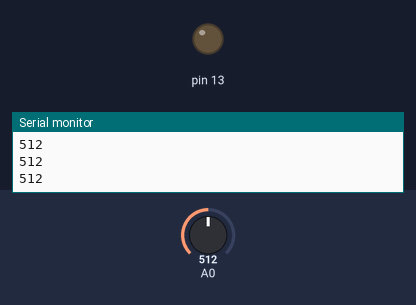
Bench run of a sketch on a simulated Arduino Uno, built with avr-gcc and run on an emulated ATmega328P. Parts: output pins drawn as LEDs (lit = HIGH), the last lines printed to the serial monitor. The test bench sets the inputs (shaded band); at power-on: A0 = 512.

Above: at 1.2 s.
1.3 s: A0 set to 309
2.8 s: A0 set to 283
At 3.7 s:
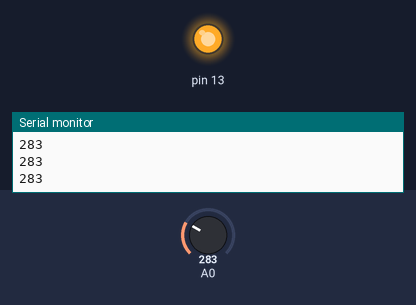
4.3 s: A0 set to 306
At 5.0 s:
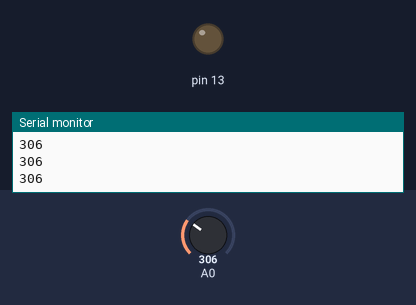
5.8 s: A0 set to 290
At 6.3 s:
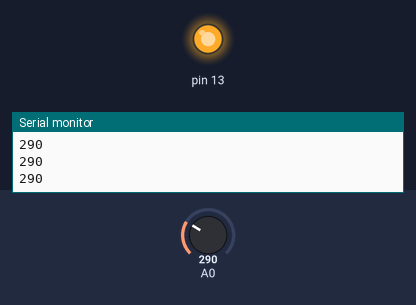
Timing chart, 0 to 8.3 s (numbered marks = the images above; inputs shaded):
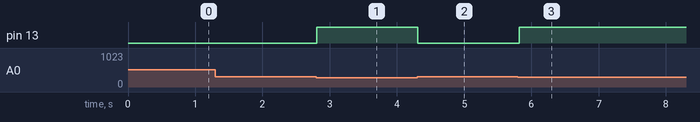

Measured:
- the behaviour switches between 300 and 299 on A0 (found by bisection; images 0 and 1)
- after the input at 2.8 s, pin 13: LOW → HIGH at once
- after the input at 4.3 s, pin 13: HIGH → LOW at once
- after the input at 5.8 s, pin 13: LOW → HIGH at once

The sketch:

night_lamp.ino
```cpp
// Automatic night lamp using an LDR and an LED
// LDR + 10k resistor form a voltage divider read on A0.
// LED on pin 13 turns on when the light level is low.

void setup() {
  pinMode(13, OUTPUT);
  Serial.begin(9600);
}

void loop() {
  int light = analogRead(A0);   // 0 to 1023
  Serial.println(light);
  if (light < 300) {            // dark
    digitalWrite(13, HIGH);
  } else {                      // bright
    digitalWrite(13, LOW);
  }
  delay(100);
}
```
